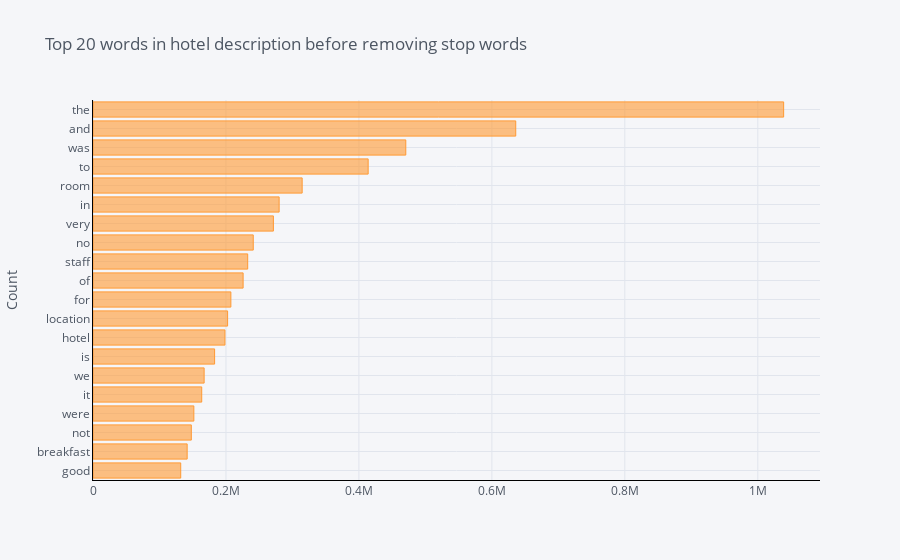

Notebook code cell kept with this figure:
### Code cell
common_words = get_top_n_words(hotel_review['review_text'], 20,y=(1,1))
df1 = pd.DataFrame(common_words, columns = ['review_text' , 'count'])
df1.groupby('review_text').sum()['count'].sort_values().iplot(kind='barh', yTitle='Count', linecolor='black', title='Top 20 words in hotel description before removing stop words')

### Figure 1 — Plotly figure (JSON) as saved in the notebook; plotly's stock layout.template omitted (floating-point values rounded to 4 significant figures)
{"data": [{"marker": {"color": "rgba(255, 153, 51, 0.6)", "line": {"color": "rgba(255, 153, 51, 1.0)", "width": 1}}, "name": "count", "orientation": "h", "text": "", "type": "bar", "x": [131948, 141658, 147906, 151710, 163543, 167190, 182913, 198490, 202475, 207371, 225807, 232715, 241052, 271372, 280011, 314653, 413923, 470523, 635918, 1038922], "y": ["good", "breakfast", "not", "were", "it", "we", "is", "hotel", "location", "for", "of", "staff", "no", "very", "in", "room", "to", "was", "and", "the"]}], "layout": {"legend": {"bgcolor": "#F5F6F9", "font": {"color": "#4D5663"}}, "paper_bgcolor": "#F5F6F9", "plot_bgcolor": "#F5F6F9", "title": {"font": {"color": "#4D5663"}, "text": "Top 20 words in hotel description before removing stop words"}, "xaxis": {"gridcolor": "#E1E5ED", "linecolor": "black", "showgrid": true, "tickfont": {"color": "#4D5663"}, "title": {"font": {"color": "#4D5663"}, "text": ""}, "zerolinecolor": "#E1E5ED"}, "yaxis": {"gridcolor": "#E1E5ED", "linecolor": "black", "showgrid": true, "tickfont": {"color": "#4D5663"}, "title": {"font": {"color": "#4D5663"}, "text": "Count"}, "zerolinecolor": "#E1E5ED"}}}
